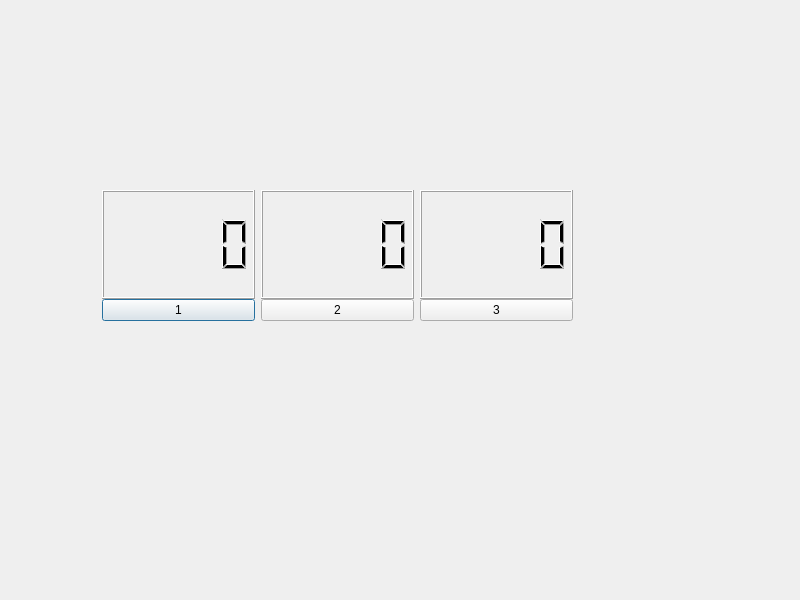
<?xml version="1.0" encoding="UTF-8"?>
<ui version="4.0">
 <class>SIgnalSlots</class>
 <widget class="QDialog" name="SIgnalSlots">
  <property name="geometry">
   <rect>
    <x>0</x>
    <y>0</y>
    <width>800</width>
    <height>600</height>
   </rect>
  </property>
  <property name="windowTitle">
   <string>SIgnalSlots</string>
  </property>
  <widget class="QWidget" name="">
   <property name="geometry">
    <rect>
     <x>102</x>
     <y>190</y>
     <width>471</width>
     <height>131</height>
    </rect>
   </property>
   <layout class="QHBoxLayout" name="horizontalLayout">
    <item>
     <layout class="QVBoxLayout" name="verticalLayout">
      <property name="spacing">
       <number>0</number>
      </property>
      <item>
       <widget class="QLCDNumber" name="lcdNumber_1"/>
      </item>
      <item>
       <widget class="QPushButton" name="pushButton_1">
        <property name="text">
         <string>1</string>
        </property>
       </widget>
      </item>
     </layout>
    </item>
    <item>
     <layout class="QVBoxLayout" name="verticalLayout_2">
      <property name="spacing">
       <number>0</number>
      </property>
      <item>
       <widget class="QLCDNumber" name="lcdNumber_2"/>
      </item>
      <item>
       <widget class="QPushButton" name="pushButton_2">
        <property name="text">
         <string>2</string>
        </property>
       </widget>
      </item>
     </layout>
    </item>
    <item>
     <layout class="QVBoxLayout" name="verticalLayout_3">
      <property name="spacing">
       <number>0</number>
      </property>
      <item>
       <widget class="QLCDNumber" name="lcdNumber_3"/>
      </item>
      <item>
       <widget class="QPushButton" name="pushButton_3">
        <property name="text">
         <string>3</string>
        </property>
       </widget>
      </item>
     </layout>
    </item>
   </layout>
  </widget>
 </widget>
 <resources/>
 <connections/>
</ui>
